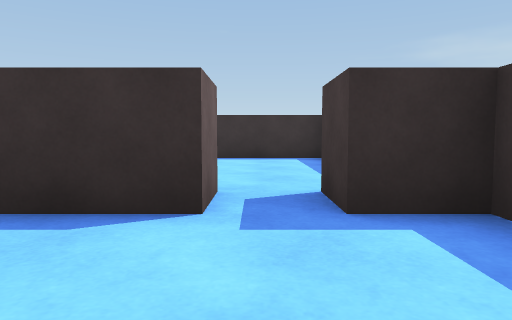
[1] (above)

15 first-person views from a walk through a Unity game level. The camera is 0.55 m above the floor, tilts 4° down and sees 70° across. The floor is counted in squares, 1 m on a side. Each view is taken from the middle of a square. On the plan, view 1 faces up. The plan holds only what a view shows up to about 9 squares ahead; the rest is blank. The place goes on beyond the plan. The player character is not drawn.

[2]
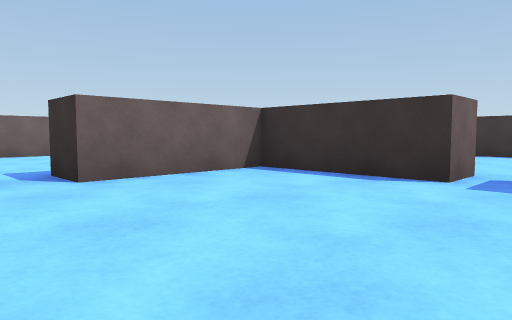

[3]
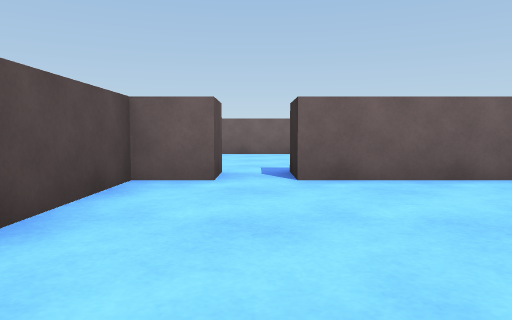

[4]
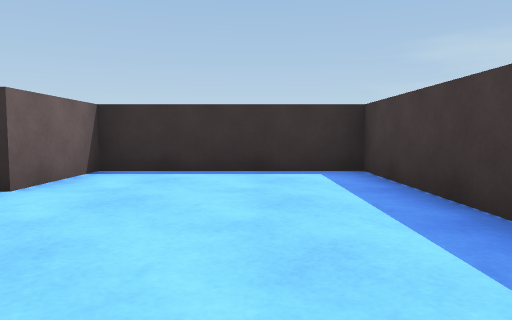

[5]
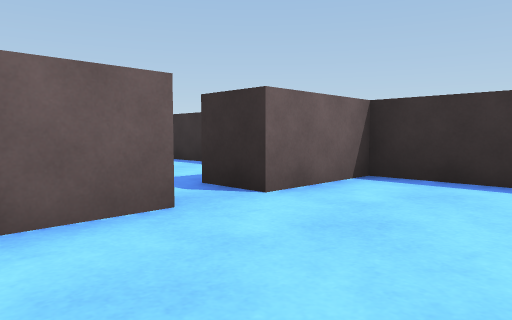

[6]
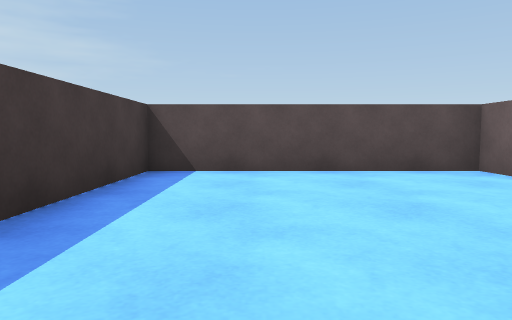

[7]
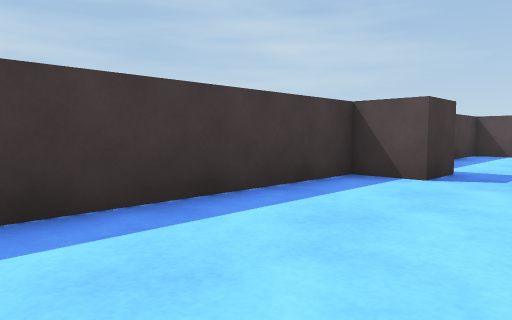

[8]
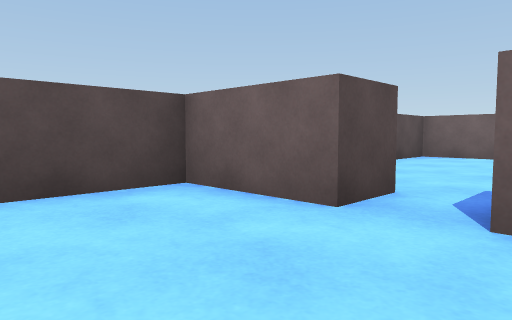

[9]
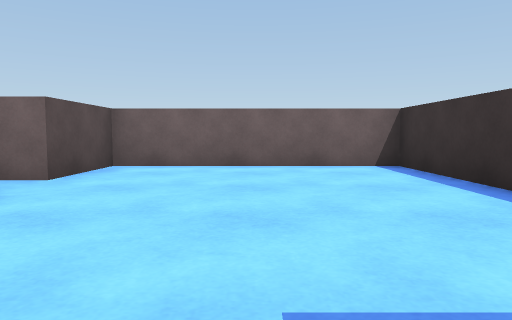

[10]
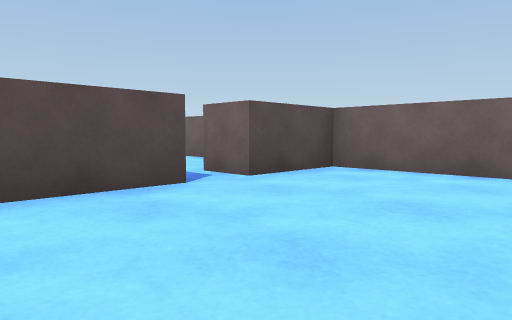

[11]
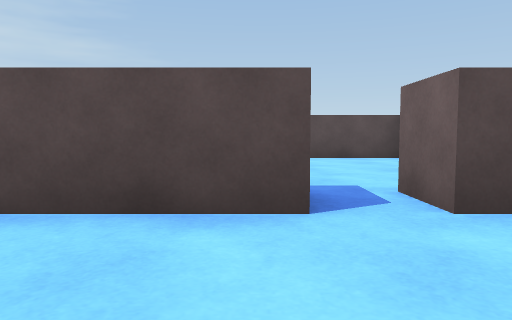

[12]
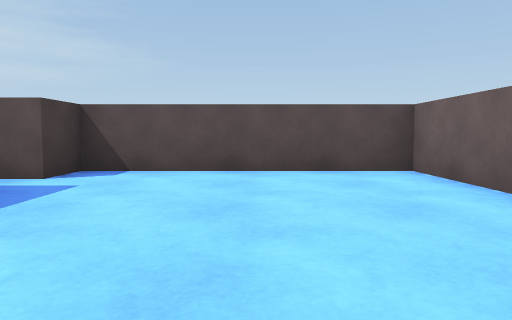

[13]
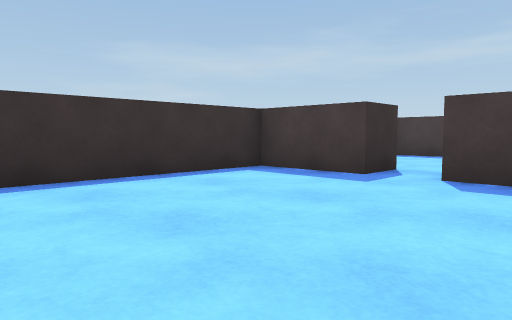

[14]
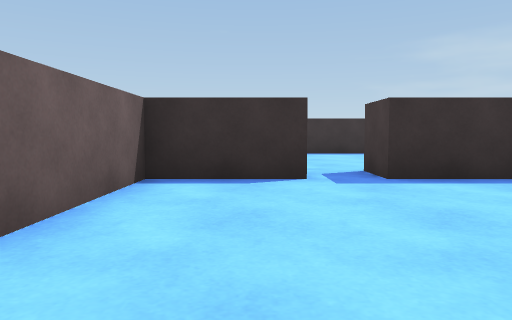

[15]
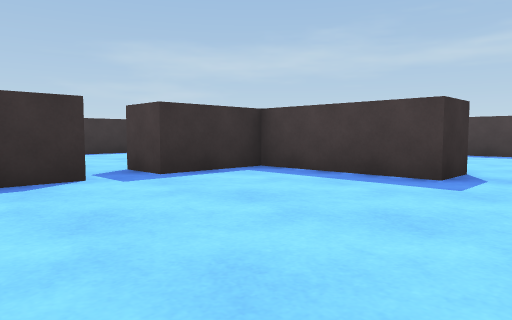

### Floor plan
Ten units are one square. View 1 is at (0, 0); x grows to the right and y downward. Boxes are objects, and circles mark ways between rooms. Rooms are numbered by the first view taken in them; rooms with no view inside come last. Other rooms are left out.
<svg viewBox="-99 -90 122 120">
<path fill="none" stroke="#000" d="M-34 15 -34 25 16 25 16 -8M-4 -35 -4 -25 -34 -25 -34 5M18 -25 6 -25 6 -35M-24 -55 -24 -35 -4 -35M6 -35 16 -35 16 -85 -24 -85 -24 -65M-64 -35 -41 -35M-34 -48 -34 -55 -24 -55M-24 -65 -34 -65 -34 -85 -94 -85 -94 -35 -74 -35M-74 -35 -74 -25 -94 -25 -94 25 -44 25 -44 15 -34 15M-34 5 -44 5 -44 -25 -64 -25 -64 -35"/>
<circle cx="0" cy="-30" r="3" fill="#2a7"/>
<circle cx="-40" cy="10" r="3" fill="#2a7"/>
<circle cx="-30" cy="-60" r="3" fill="#2a7"/>
<circle cx="-70" cy="-30" r="3" fill="#2a7"/>
<text x="-10" y="0">1</text>
<text x="-10" y="-60">2</text>
<text x="-60" y="-60">3</text>
<text x="-70" y="0">4</text>
</svg>
Room 1 opens to room 2. Room 1 opens to room 4. Room 2 opens to room 3. Room 3 opens to room 4.

Where each view was taken, in squares from view 1:
view 1: 0 up, 0 right, facing up
view 2: 2 down, 1 right, facing up-left
view 3: 1 down, 1 right, facing left
view 4: 3 up, 0 right, facing up
view 5: 4 up, 0 right, facing up-left
view 6: 3 up, 0 right, facing down
view 7: 8 up, 1 left, facing down-right
view 8: 7 up, 0 right, facing down-left
view 9: 6 up, 3 left, facing left
view 10: 7 up, 4 left, facing down-left
view 11: 6 up, 6 left, facing down
view 12: 3 up, 7 left, facing down
view 13: 4 up, 8 left, facing up-right
view 14: 2 down, 8 left, facing up
view 15: 2 down, 9 left, facing up-right
